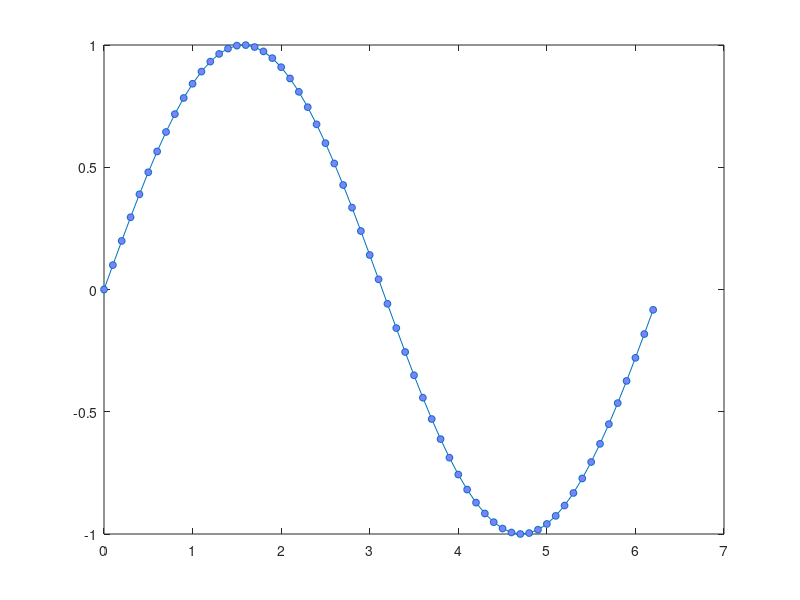

Recreate this plot in MATLAB.
%% Plot Line Properties
% Instructions are in the task pane to the left. Complete and submit each task one at a time.
% This code sets up the activity.
x = 0:0.1:2*pi;
y = sin(x);
plot(x,y,"o-")
%% Task 1
plot(x,y,"o-","MarkerSize",3)
%% Task 2
plot(x,y,"o-","MarkerSize",5,"MarkerFaceColor",[0.5 0.5 1])